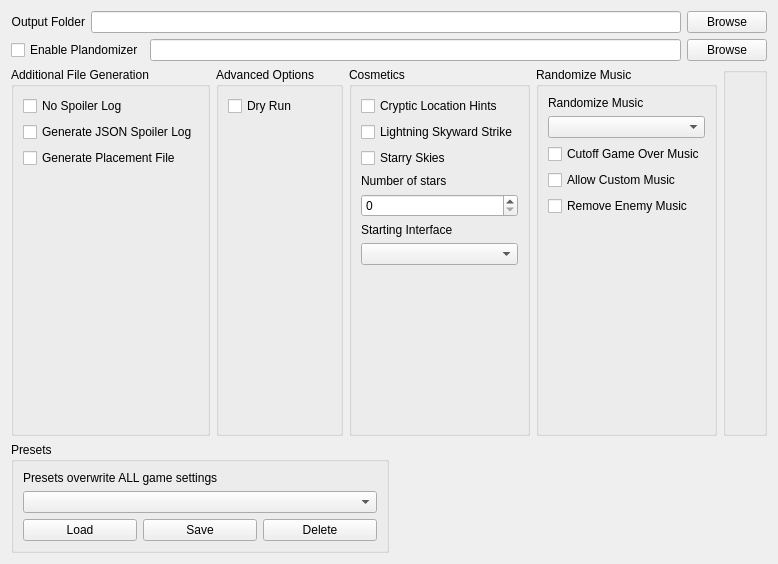
      <widget class="QWidget" name="tab_setup">
       <attribute name="title">
        <string>Setup</string>
       </attribute>
       <layout class="QVBoxLayout" name="verticalLayout_27">
        <item>
         <layout class="QVBoxLayout" name="vlay_files">
          <item>
           <layout class="QHBoxLayout" name="hlay_output">
            <item>
             <widget class="QLabel" name="label_output">
              <property name="text">
               <string>Output Folder</string>
              </property>
              <property name="alignment">
               <set>Qt::AlignmentFlag::AlignRight|Qt::AlignmentFlag::AlignTrailing|Qt::AlignmentFlag::AlignVCenter</set>
              </property>
             </widget>
            </item>
            <item>
             <widget class="QLineEdit" name="output_folder"/>
            </item>
            <item>
             <widget class="QPushButton" name="ouput_folder_browse_button">
              <property name="text">
               <string>Browse</string>
              </property>
             </widget>
            </item>
           </layout>
          </item>
          <item>
           <layout class="QVBoxLayout" name="vlay_plando">
            <item>
             <layout class="QHBoxLayout" name="hlay_plando_file">
              <item>
               <widget class="QCheckBox" name="option_plando">
                <property name="text">
                 <string>Enable Plandomizer</string>
                </property>
               </widget>
              </item>
              <item>
               <widget class="QLineEdit" name="plando_file"/>
              </item>
              <item>
               <widget class="QPushButton" name="plando_file_browse">
                <property name="text">
                 <string>Browse</string>
                </property>
               </widget>
              </item>
             </layout>
            </item>
           </layout>
          </item>
         </layout>
        </item>
        <item>
         <layout class="QHBoxLayout" name="hlay_setup_options">
          <item>
           <widget class="QGroupBox" name="box_additional_files">
            <property name="sizePolicy">
             <sizepolicy hsizetype="Expanding" vsizetype="Preferred">
              <horstretch>0</horstretch>
              <verstretch>0</verstretch>
             </sizepolicy>
            </property>
            <property name="title">
             <string>Additional File Generation</string>
            </property>
            <property name="flat">
             <bool>false</bool>
            </property>
            <layout class="QVBoxLayout" name="verticalLayout_22">
             <item>
              <layout class="QVBoxLayout" name="vlay_additional_files">
               <item>
                <widget class="QCheckBox" name="option_no_spoiler_log">
                 <property name="text">
                  <string>No Spoiler Log</string>
                 </property>
                </widget>
               </item>
               <item>
                <widget class="QCheckBox" name="option_json_spoiler">
                 <property name="text">
                  <string>Generate JSON Spoiler Log</string>
                 </property>
                </widget>
               </item>
               <item>
                <widget class="QCheckBox" name="option_out_placement_file">
                 <property name="text">
                  <string>Generate Placement File</string>
                 </property>
                </widget>
               </item>
               <item>
                <spacer name="vspace_additional_files">
                 <property name="orientation">
                  <enum>Qt::Orientation::Vertical</enum>
                 </property>
                 <property name="sizeHint" stdset="0">
                  <size>
                   <width>20</width>
                   <height>40</height>
                  </size>
                 </property>
                </spacer>
               </item>
              </layout>
             </item>
            </layout>
           </widget>
          </item>
          <item>
           <widget class="QGroupBox" name="box_advanced">
            <property name="sizePolicy">
             <sizepolicy hsizetype="Expanding" vsizetype="Preferred">
              <horstretch>0</horstretch>
              <verstretch>0</verstretch>
             </sizepolicy>
            </property>
            <property name="title">
             <string>Advanced Options</string>
            </property>
            <layout class="QVBoxLayout" name="verticalLayout_23">
             <item>
              <layout class="QVBoxLayout" name="vlay_advanced">
               <item>
                <widget class="QCheckBox" name="option_dry_run">
                 <property name="text">
                  <string>Dry Run</string>
                 </property>
                </widget>
               </item>
               <item>
                <spacer name="vspace_advanced">
                 <property name="orientation">
                  <enum>Qt::Orientation::Vertical</enum>
                 </property>
                 <property name="sizeHint" stdset="0">
                  <size>
                   <width>20</width>
                   <height>40</height>
                  </size>
                 </property>
                </spacer>
               </item>
              </layout>
             </item>
            </layout>
           </widget>
          </item>
          <item>
           <widget class="QGroupBox" name="box_cosmetics">
            <property name="sizePolicy">
             <sizepolicy hsizetype="Expanding" vsizetype="Preferred">
              <horstretch>0</horstretch>
              <verstretch>0</verstretch>
             </sizepolicy>
            </property>
            <property name="title">
             <string>Cosmetics</string>
            </property>
            <layout class="QVBoxLayout" name="verticalLayout_24">
             <item>
              <layout class="QVBoxLayout" name="vlay_cosmetics">
               <item>
                <widget class="QCheckBox" name="option_cryptic_location_hints">
                 <property name="text">
                  <string>Cryptic Location Hints</string>
                 </property>
                </widget>
               </item>
               <item>
                <widget class="QCheckBox" name="option_lightning_skyward_strike">
                 <property name="text">
                  <string>Lightning Skyward Strike</string>
                 </property>
                </widget>
               </item>
               <item>
                <widget class="QCheckBox" name="option_starry_skies">
                 <property name="text">
                  <string>Starry Skies</string>
                 </property>
                </widget>
               </item>
               <item>
                <widget class="QLabel" name="label_for_option_star_count">
                 <property name="sizePolicy">
                  <sizepolicy hsizetype="MinimumExpanding" vsizetype="Preferred">
                   <horstretch>0</horstretch>
                   <verstretch>0</verstretch>
                  </sizepolicy>
                 </property>
                 <property name="text">
                  <string>Number of stars</string>
                 </property>
                </widget>
               </item>
               <item>
                <widget class="QSpinBox" name="option_star_count">
                 <property name="enabled">
                  <bool>true</bool>
                 </property>
                 <property name="sizePolicy">
                  <sizepolicy hsizetype="MinimumExpanding" vsizetype="Fixed">
                   <horstretch>0</horstretch>
                   <verstretch>0</verstretch>
                  </sizepolicy>
                 </property>
                 <property name="maximum">
                  <number>32767</number>
                 </property>
                 <property name="singleStep">
                  <number>100</number>
                 </property>
                </widget>
               </item>
               <item>
                <widget class="QLabel" name="label_for_option_interface">
                 <property name="text">
                  <string>Starting Interface</string>
                 </property>
                </widget>
               </item>
               <item>
                <widget class="QComboBox" name="option_interface"/>
               </item>
               <item>
                <spacer name="vspace_cosmetics">
                 <property name="orientation">
                  <enum>Qt::Orientation::Vertical</enum>
                 </property>
                 <property name="sizeHint" stdset="0">
                  <size>
                   <width>20</width>
                   <height>40</height>
                  </size>
                 </property>
                </spacer>
               </item>
              </layout>
             </item>
            </layout>
           </widget>
          </item>
          <item>
           <widget class="QGroupBox" name="box_music_rando">
            <property name="sizePolicy">
             <sizepolicy hsizetype="Expanding" vsizetype="Preferred">
              <horstretch>0</horstretch>
              <verstretch>0</verstretch>
             </sizepolicy>
            </property>
            <property name="title">
             <string>Randomize Music</string>
            </property>
            <layout class="QVBoxLayout" name="verticalLayout_25">
             <item>
              <layout class="QVBoxLayout" name="vlay_music_rando">
               <item>
                <layout class="QVBoxLayout" name="vlay_music_rando_option">
                 <item>
                  <widget class="QLabel" name="label_for_option_music_rando">
                   <property name="text">
                    <string>Randomize Music</string>
                   </property>
                  </widget>
                 </item>
                 <item>
                  <widget class="QComboBox" name="option_music_rando"/>
                 </item>
                </layout>
               </item>
               <item>
                <widget class="QCheckBox" name="option_cutoff_gameover_music">
                 <property name="text">
                  <string>Cutoff Game Over Music</string>
                 </property>
                </widget>
               </item>
               <item>
                <widget class="QCheckBox" name="option_allow_custom_music">
                 <property name="text">
                  <string>Allow Custom Music</string>
                 </property>
                </widget>
               </item>
               <item>
                <widget class="QCheckBox" name="option_no_enemy_music">
                 <property name="text">
                  <string>Remove Enemy Music</string>
                 </property>
                </widget>
               </item>
               <item>
                <spacer name="vspace_music_rando">
                 <property name="orientation">
                  <enum>Qt::Orientation::Vertical</enum>
                 </property>
                 <property name="sizeHint" stdset="0">
                  <size>
                   <width>20</width>
                   <height>40</height>
                  </size>
                 </property>
                </spacer>
               </item>
              </layout>
             </item>
            </layout>
           </widget>
          </item>
          <item>
           <widget class="QGroupBox" name="box">
            <property name="sizePolicy">
             <sizepolicy hsizetype="Expanding" vsizetype="Preferred">
              <horstretch>0</horstretch>
              <verstretch>0</verstretch>
             </sizepolicy>
            </property>
            <property name="title">
             <string/>
            </property>
            <layout class="QVBoxLayout" name="verticalLayout_28">
             <item>
              <spacer name="vspace_10">
               <property name="orientation">
                <enum>Qt::Orientation::Vertical</enum>
               </property>
               <property name="sizeHint" stdset="0">
                <size>
                 <width>20</width>
                 <height>342</height>
                </size>
               </property>
              </spacer>
             </item>
            </layout>
           </widget>
          </item>
         </layout>
        </item>
        <item>
         <layout class="QHBoxLayout" name="hlay_presets">
          <item>
           <widget class="QGroupBox" name="box_presets">
            <property name="sizePolicy">
             <sizepolicy hsizetype="Expanding" vsizetype="Preferred">
              <horstretch>0</horstretch>
              <verstretch>0</verstretch>
             </sizepolicy>
            </property>
            <property name="title">
             <string>Presets</string>
            </property>
            <layout class="QVBoxLayout" name="verticalLayout_26">
             <item>
              <layout class="QVBoxLayout" name="vlay_presets">
               <item>
                <widget class="QLabel" name="label_presets">
                 <property name="text">
                  <string>Presets overwrite ALL game settings</string>
                 </property>
                 <property name="wordWrap">
                  <bool>false</bool>
                 </property>
                </widget>
               </item>
               <item>
                <widget class="QComboBox" name="presets_list"/>
               </item>
               <item>
                <layout class="QHBoxLayout" name="hlay_presets_controls">
                 <item>
                  <widget class="QPushButton" name="load_preset">
                   <property name="text">
                    <string>Load</string>
                   </property>
                  </widget>
                 </item>
                 <item>
                  <widget class="QPushButton" name="save_preset">
                   <property name="text">
                    <string>Save</string>
                   </property>
                  </widget>
                 </item>
                 <item>
                  <widget class="QPushButton" name="delete_preset">
                   <property name="text">
                    <string>Delete</string>
                   </property>
                  </widget>
                 </item>
                </layout>
               </item>
              </layout>
             </item>
            </layout>
           </widget>
          </item>
          <item>
           <spacer name="hspace_presets">
            <property name="orientation">
             <enum>Qt::Orientation::Horizontal</enum>
            </property>
            <property name="sizeHint" stdset="0">
             <size>
              <width>40</width>
              <height>20</height>
             </size>
            </property>
           </spacer>
          </item>
         </layout>
        </item>
       </layout>
      </widget>
